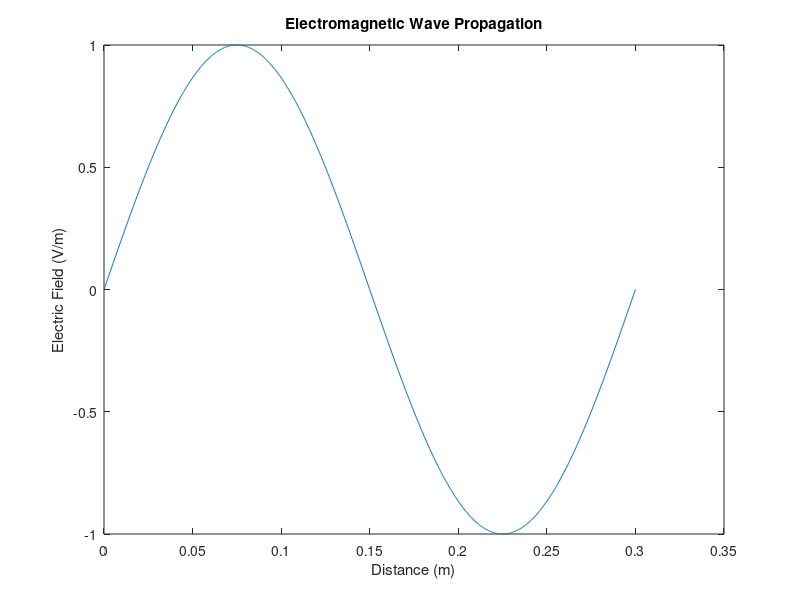

The MATLAB source for this figure:
%Name: Md. Roknuzzaman Rikon
%ID: 22024014
% Electromagnetic Wave Propagation 
c = 3e8; % Speed of light in m/s 
f = 1e9; % Frequency in Hz 
lambda = c / f; % Wavelength in meters 
x = linspace(0, lambda, 1000); % Space vector 
E = sin(2 * pi * x / lambda); % Electric field 
plot(x, E); 
title('Electromagnetic Wave Propagation'); 
xlabel('Distance (m)'); 
ylabel('Electric Field (V/m)'); 